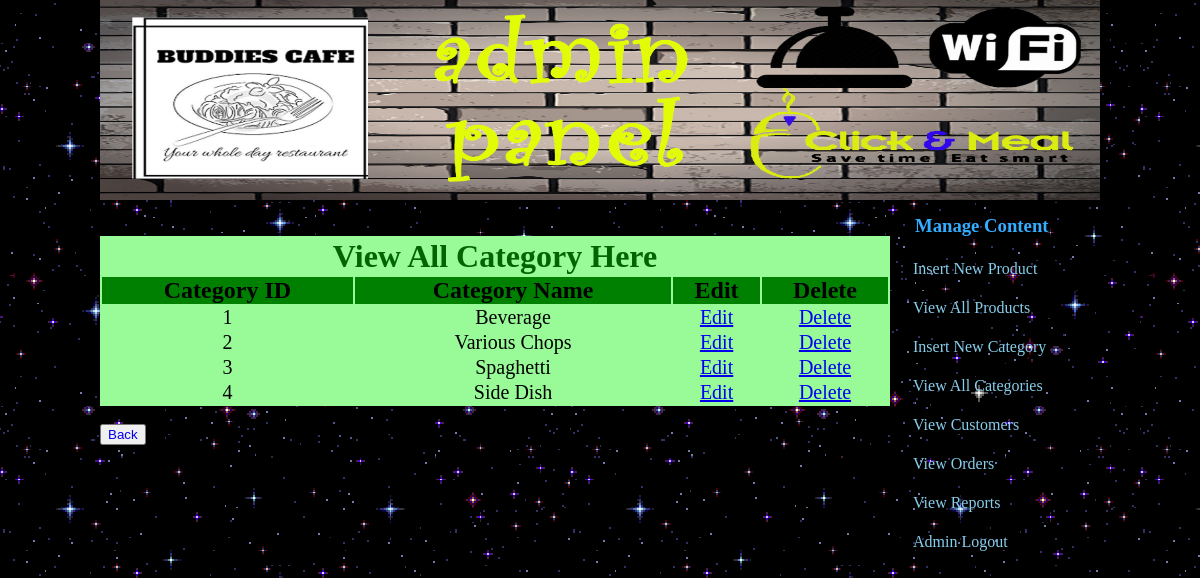
Screenshot of /admin/index.php?view_cats with the database file from the repository.
### tables this page shows
CREATE TABLE `category` (
  `cat_id` int(100) NOT NULL,
  `cat_name` varchar(100) NOT NULL
);

### admin/view_cats.php (the view, shortened to what this page needs)
<!DOCTYPE html>
<html>
<head>
</head>
<body>
<table width="790" align="center" bgcolor="PaleGreen">
<tr align="center">
  <td colspan="4"><h1 style="color:DarkGreen">View All Category Here</h1></td>
</tr>
  <tr align="center" style="font-size:24" bgcolor="Green" >
    <th>Category ID</th>
    <th>Category Name</th>
    <th>Edit</th>
    <th>Delete</th>
  </tr>
<?php
include("include/db.php");
$get_cat = "select * from category order by cat_id";
$run_cat = mysqli_query($con, $get_cat);
$i = 0;
while ($row_cat = mysqli_fetch_array($run_cat)){
  $cat_id = $row_cat['cat_id'];
  $cat_name = $row_cat['cat_name'];
  $i++;
 ?>
<tr align="center" style="font-size:20">
  <td><?php echo $i;?></td>
  <td><?php echo $cat_name;?></td>
  <td><a href="index.php?edit_cats=<?php echo $cat_id;?>">Edit</a></td>
  <td><a href="delete_cats.php?delete_cats=<?php echo $cat_id;?>">Delete</a></td>
</tr>
<?php } ?>
</table>
<br>
<td><button><a href="index.php" style="text-decoration:none;">Back</a></button></td>
<br><br><br><br></br>
</body>
</html>

### style/style.css (style rules this page uses)
html, body, div, span, applet, object, iframe, h1, h2, h3, h4, h5, h6, p, blockquote, pre, a, abbr, acronym, address, big, cite, code, del, dfn, em, img, ins, kbd, q, s, samp, small, strike, strong, sub, sup, tt, var, b, u, i, center, dl, dt, dd, ol, ul, li, fieldset, form, label, legend, table, caption, tbody, tfoot, thead, tr, th, td, article, aside, canvas, details, embed, figure, figcaption, footer, header, hgroup, menu, nav, output, ruby, section, summary, time, mark, audio, video { margin: 0; padding: 0; border: 0; vertical-align: baseline; }
body { background-image: url("giphy.gif"); width:100%; }

### rows the page displays
category: cat_name "Beverage"
category: cat_name "Various Chops"
category: cat_name "Spaghetti"
category: cat_name "Side Dish"
